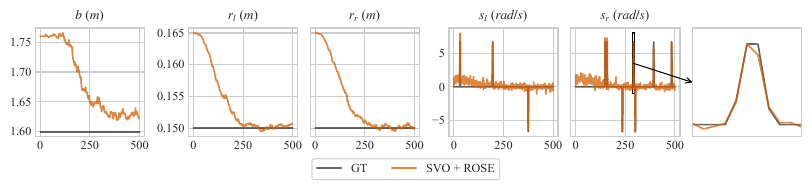

Write Python code to recreate this figure.
from pathlib import Path

import jrl
import matplotlib.pyplot as plt
import rose.jrl
import rose.plot as plot
import seaborn as sns
from matplotlib.patches import ConnectionPatch, Rectangle
from mpl_toolkits.axes_grid1.inset_locator import mark_inset
from rose.rose_python import WheelRoseIntrSlipTag


# https://stackoverflow.com/a/73308476
def indicate_inset(axin, axout, arrow_start=(0, 0), arrow_end=(0, 0)):
    (x0, x1), (y0, y1) = axin.get_xlim(), axin.get_ylim()
    width = x1 - x0
    height = y1 - y0

    rect = Rectangle(
        [x0, y0],
        width=width,
        height=height,
        transform=axout.transData,
        fc="none",
        ec="black",
    )
    axout.add_patch(rect)

    conn = ConnectionPatch(
        xyA=arrow_start,
        coordsA=rect.get_transform(),
        xyB=arrow_end,
        coordsB=axin.transAxes,
        arrowstyle="->",
        ec="black",
        lw=0.75,
    )
    fig.add_artist(conn)
    return rect, conn


if __name__ == "__main__":
    # ------------------------- Load all data ------------------------- #
    tags_to_names = plot.tags_to_names()
    result_files = [p for p in Path("figures/data").glob("*.jrr")]
    jrl_parser = rose.jrl.makeRoseParser()

    results = {}
    for p in result_files:
        values = jrl_parser.parseResults(str(p), False).robot_solutions["a"].values
        name = tags_to_names.get(p.stem, None)
        results[name] = plot.load_full_state(values)

    # ------------------------- Plot data ------------------------- #
    colors = plot.setup_plot()
    # c = sns.color_palette("colorblind")
    names_states = [
        r"$b$",
        r"$r_l$",
        r"$r_r$",
        r"$s_l$",
        r"$s_r$",
    ]
    unit_states = ["$m$", "$m$", "$m$", "$rad/s$", "$rad/s$"]
    names = [plot.WheelType.GT.value, plot.WheelType.WHEEL_ROSE_INTR_SLIP.value]

    fig = plt.figure(layout="constrained", figsize=(8, 1.5))
    ax = []
    ax.append(fig.add_subplot(161))
    ax.append(fig.add_subplot(162))
    ax.append(fig.add_subplot(163, sharey=ax[-1]))
    ax[-1].tick_params(labelleft=False)
    ax.append(fig.add_subplot(164))
    ax.append(fig.add_subplot(165, sharey=ax[-1]))
    ax[-1].tick_params(labelleft=False)
    ax.append(fig.add_subplot(166))

    # Plot all the main stuff
    for i, s in enumerate(names_states):
        ax[i].set_title(s + f" ({unit_states[i]})")
        ax[i].tick_params("y", pad=-2)
        ax[i].tick_params("x", pad=-2)
        ax[i].set_xticks([0, 250, 500])
        for n in names:
            ax[i].plot(results[n][s], c=colors[n], alpha=0.75)

    # Plot the zoomed in stuff
    for n in names:
        ax[-1].plot(results[n][names_states[-1]], label=n, c=colors[n], alpha=0.75)

    # Make zoomed in figure
    ax[-1].set_xlim(286, 296)
    ax[-1].set_ylim(-1, 8)
    ax[-1].set_xticks([])
    ax[-1].set_yticks([])
    indicate_inset(ax[-1], ax[-2], arrow_start=(0.5, 0.5), arrow_end=(0.0, 0.5))

    fig.legend(
        loc="lower center",
        bbox_to_anchor=(0.5, -0.2),
        fancybox=True,
        ncol=2,
    )

    # enlarge figure to include everything
    plt.savefig("figures/sim.png", bbox_inches="tight", dpi=300)
    plt.savefig("figures/sim.pdf", bbox_inches="tight", dpi=300)
    # plt.show()
